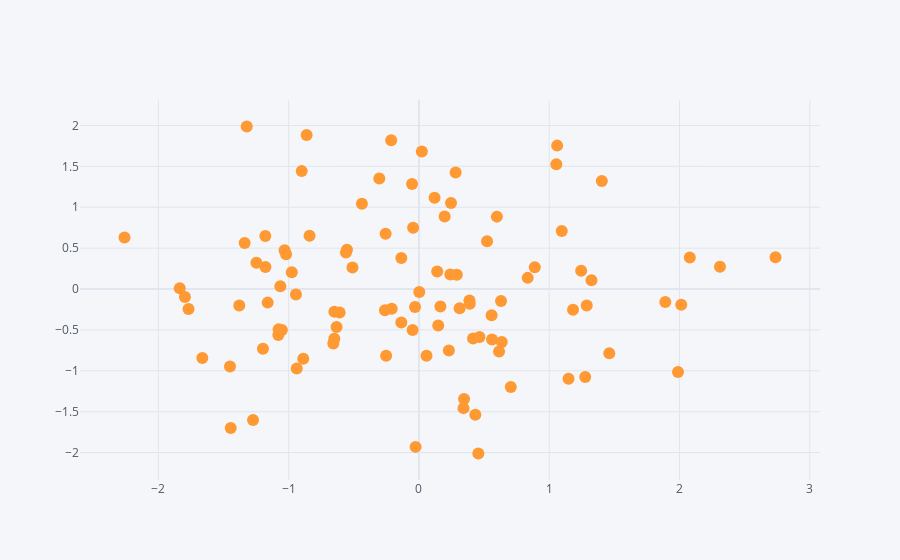

Notebook code for this chart:
### Code cell
df.iplot(kind='scatter',x='A',y='B',mode='markers')
#df.iplot(kind='scatter',x='A',y='B',mode='markers',size=20)
